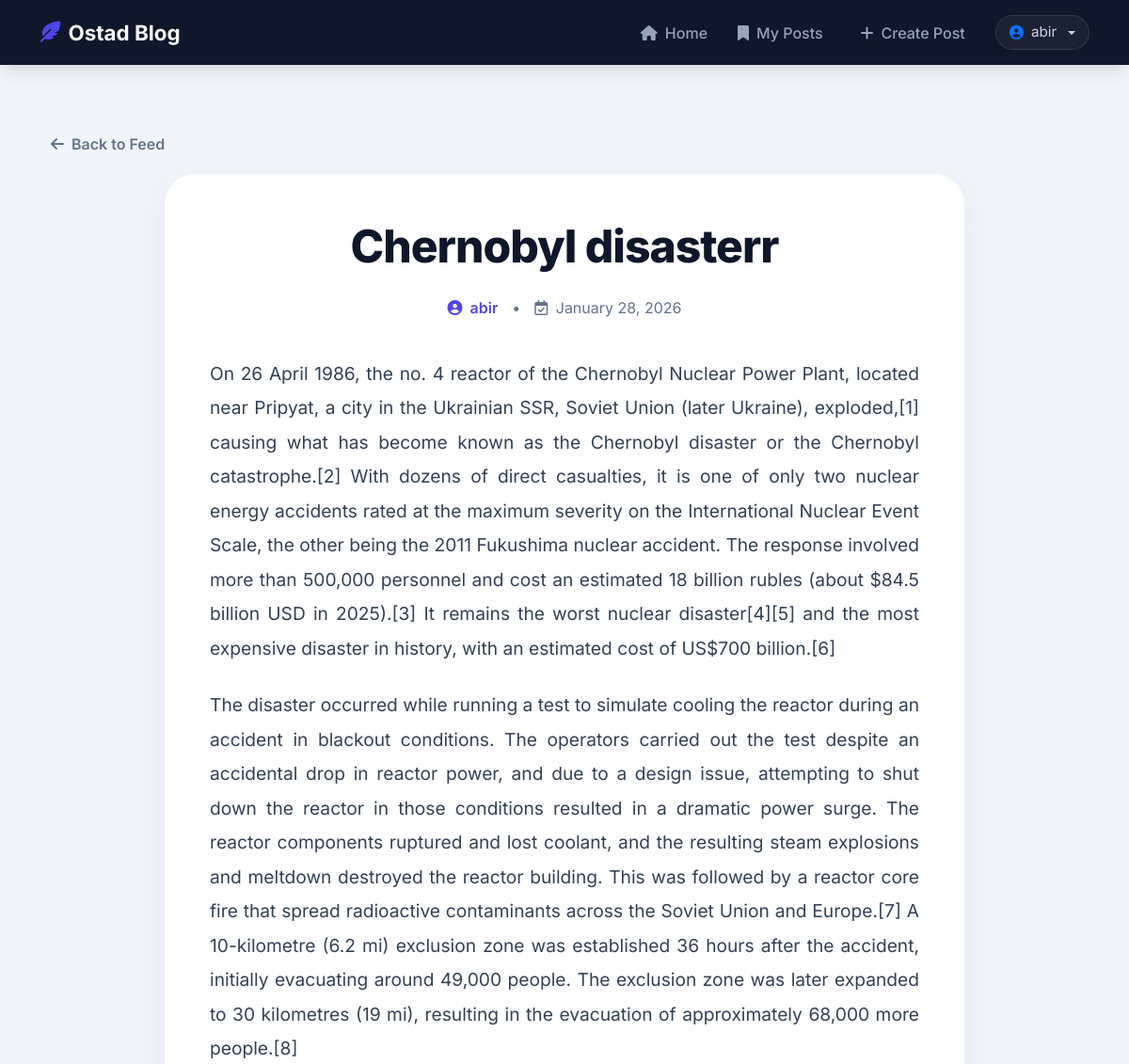
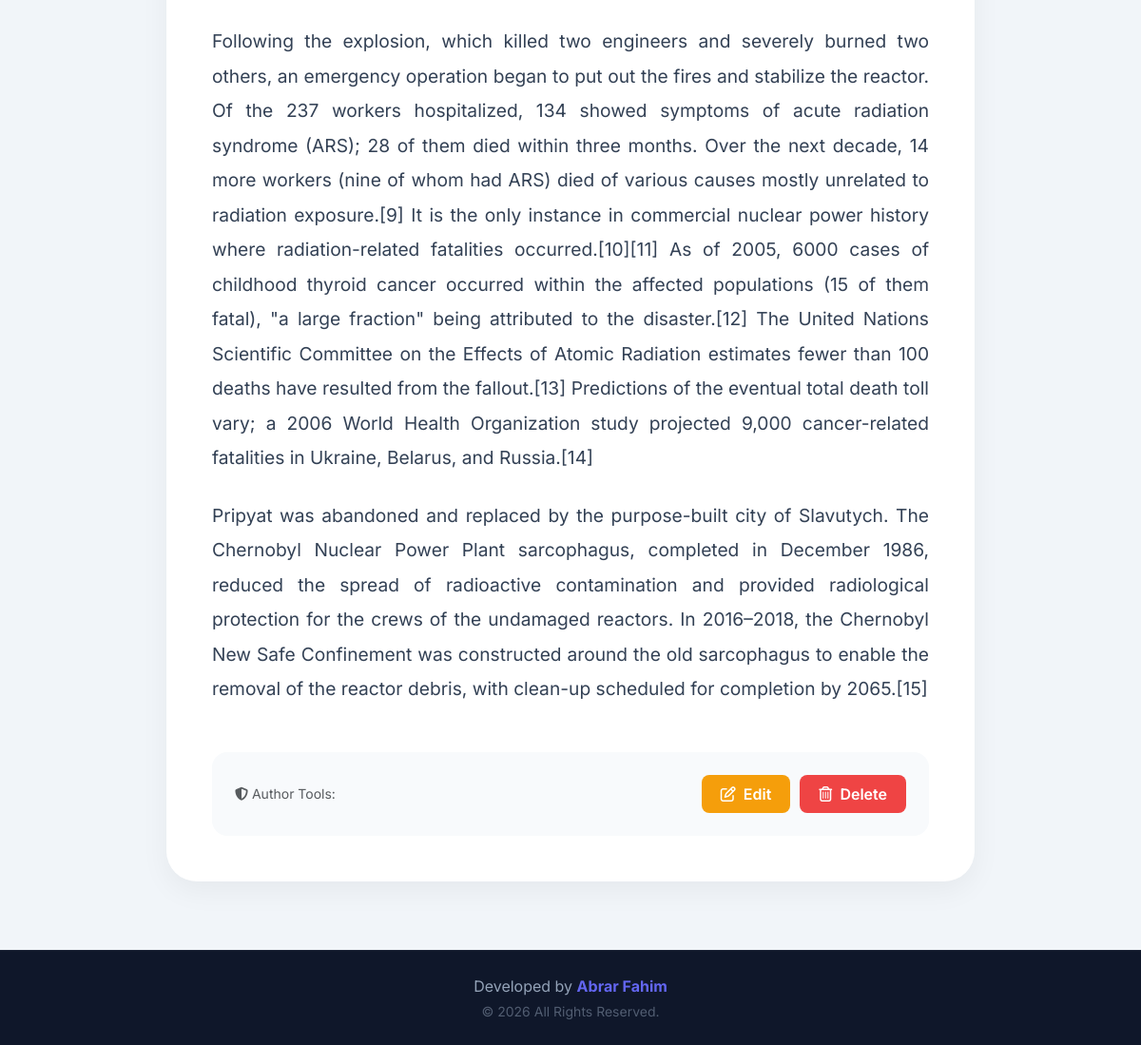
/post/5/ (signed in), run on the app's committed database (2 pictures, top to bottom).
### posts/models.py (models this page shows, shortened)
class Post(models.Model):
    VISIBILITY_CHOICES = [
        ('private', 'Only Me'),
        ('specific', 'Specific Users'),
        ('public', 'Everyone'),
    ]
    title = models.CharField(max_length=200)
    content = models.TextField()
    author = models.ForeignKey(User, on_delete=models.CASCADE)
    created_at = models.DateTimeField(auto_now_add=True)
    updated_at = models.DateTimeField(auto_now=True)
    visibility = models.CharField(max_length=20, choices=VISIBILITY_CHOICES, default='public')
    allowed_users = models.ManyToManyField(User, related_name='shared_posts', blank=True)
    def is_readable_by(self, user):
        if self.visibility == 'public':
            return True

### posts/views.py (the view)
# urls.py: path('post/<int:pk>/', views.post_detail, name='post_detail'),
def post_detail(request, pk):
    post = get_object_or_404(Post, pk=pk)
    if not request.user.is_authenticated:
        if post.visibility != 'public':
            return redirect('login')
    else:
        if not post.is_readable_by(request.user):
            messages.error(request, 'You do not have permission to view this post.')
            return redirect('home')
    return render(request, 'posts/post_detail.html', {'post': post})

### templates/posts/post_detail.html (shortened to what this page needs)
{% extends 'base.html' %}
{% block content %}
<link rel="stylesheet" href="https://cdnjs.cloudflare.com/ajax/libs/animate.css/4.1.1/animate.min.css"/>
<div class="container py-4">
    <a href="{% url 'home' %}" class="back-nav animate__animated animate__fadeInLeft">
        <i class="fa-solid fa-arrow-left"></i> Back to Feed
    </a>
    <article class="article-container animate__animated animate__fadeIn">
        <header class="article-header">
            <h1 class="article-title">{{ post.title }}</h1>
            <div class="article-meta">
                <span class="author-info">
                    <i class="fa-solid fa-circle-user"></i> {{ post.author.username }}
                </span>
                <span>•</span>
                <span><i class="fa-regular fa-calendar-check me-1"></i> {{ post.created_at|date:"F d, Y" }}</span>
            </div>
        </header>
        <div class="article-content">
            {{ post.content|linebreaks }}
        </div>
        {% if post.author == user %}
            <div class="admin-actions">
                <span class="me-auto text-muted small"><i class="fa-solid fa-shield-halved"></i> Author Tools:</span>
                <a href="{% url 'post_edit' post.pk %}" class="btn-edit-modern">
                    <i class="fa-regular fa-pen-to-square me-1"></i> Edit
                </a>
                <button type="button" class="btn-delete-modern detail-delete-btn">
                    <i class="fa-regular fa-trash-can me-1"></i> Delete
                </button>
            </div>
        {% endif %}
    </article>
</div>
{% endblock %}

### templates/base.html (shortened to what this page needs)
<!doctype html>
<html lang="en">
  <head>
    <link href="https://cdn.jsdelivr.net/npm/bootstrap@5.3.0/dist/css/bootstrap.min.css" rel="stylesheet" />
    <link rel="stylesheet" href="https://cdnjs.cloudflare.com/ajax/libs/font-awesome/6.4.0/css/all.min.css" />
  </head>
  <body>
    <div class="content-wrapper">
      <nav class="navbar navbar-expand-lg navbar-dark sticky-top">
        <div class="container">
          <a class="navbar-brand" href="{% url 'home' %}">
            <i class="fa-solid fa-feather-pointed me-2"></i>Ostad Blog
          </a>
          <div class="collapse navbar-collapse" id="navbarNav">
            <ul class="navbar-nav ms-auto align-items-center">
              <li class="nav-item">
                <a class="nav-link" href="{% url 'home' %}"><i class="fa-solid fa-house"></i> Home</a>
              </li>
              {% if user.is_authenticated %}
                <li class="nav-item">
                  <a class="nav-link" href="{% url 'my_posts' %}"><i class="fa-solid fa-bookmark"></i> My Posts</a>
                </li>
                <li class="nav-item">
                  <a class="nav-link btn-create ms-lg-2" href="{% url 'post_create' %}"><i class="fa-solid fa-plus"></i> Create Post</a>
                </li>
                <li class="nav-item ms-lg-3">
                  <div class="dropdown">
                    <span class="user-info d-flex align-items-center gap-2 dropdown-toggle" data-bs-toggle="dropdown" aria-expanded="false">
                      <i class="fa-solid fa-circle-user text-primary"></i> {{ user.username }}
                    </span>
                  </div>
                </li>
              {% endif %}
            </ul>
          </div>
        </div>
      </nav>
      <main class="container py-5">
        {% block content %} {% endblock %}
      </main>
    </div>
    <footer class="simple-footer">
      <div class="container">
        <div class="mb-1">
          Developed by
          <a href="http://www.abrarfahim.xyz" target="_blank" class="my-portfolio-link">Abrar Fahim</a>
        </div>
        <div class="small opacity-50">
          &copy; <span id="year"></span> All Rights Reserved.
        </div>
      </div>
    </footer>
  </body>
</html>

### templates/base.html (style rules this page uses)
:root { --primary-color: #4f46e5; --primary-hover: #4338ca; --dark-bg: #0f172a; --text-light: #f8fafc; --danger-color: #ef4444; }
html, body { height: 100%; margin: 0; }
body { display: flex; flex-direction: column; min-height: 100vh; font-family: "Inter", sans-serif; background-color: #f1f5f9; color: #1e293b; }
.content-wrapper { flex: 1 0 auto; display: flex; flex-direction: column; }
main.container { flex: 1; }
.navbar { background-color: var(--dark-bg) !important; padding: 0.8rem 0; box-shadow: 0 10px 15px -3px rgba(0, 0, 0, 0.1); }
.navbar-brand { font-weight: 700; font-size: 1.4rem; color: var(--text-light) !important; display: flex; align-items: center; }
.navbar-brand i { color: var(--primary-color); }
.nav-link { color: #94a3b8 !important; font-weight: 500; padding: 0.5rem 1rem !important; transition: 0.3s; display: flex; align-items: center; gap: 8px; }
.user-info { color: #cbd5e1; font-size: 0.95rem; background: rgba(255, 255, 255, 0.05); padding: 6px 14px; border-radius: 50px; border: 1px solid rgba(255, 255, 255, 0.1); cursor: pointer; transition: all 0.3s ease; position: relative; }
.simple-footer { flex-shrink: 0; background: var(--dark-bg); padding: 25px 0; border-top: 1px solid rgba(255, 255, 255, 0.05); text-align: center; color: #94a3b8; }
.my-portfolio-link { color: #6366f1; text-decoration: none; font-weight: 700; transition: 0.3s; border-bottom: 2px solid transparent; }

### templates/posts/post_detail.html (style rules this page uses)
.article-container { max-width: 850px; margin: 0 auto; background: white; padding: 3rem; border-radius: 2rem; box-shadow: 0 10px 30px rgba(0, 0, 0, 0.05); }
.article-header { margin-bottom: 2.5rem; text-align: center; }
.article-title { font-size: 3rem; font-weight: 800; color: #0f172a; line-height: 1.2; margin-bottom: 1.5rem; letter-spacing: -1px; }
.article-meta { display: flex; align-items: center; justify-content: center; gap: 15px; color: #64748b; font-size: 1rem; }
.author-info { display: flex; align-items: center; gap: 8px; font-weight: 600; color: #4f46e5; }
.article-content { font-size: 1.2rem; line-height: 1.9; color: #334155; text-align: justify; }
.article-content p { margin-bottom: 1.5rem; }
.admin-actions { background: #f8fafc; padding: 1.5rem; border-radius: 1rem; display: flex; gap: 10px; align-items: center; margin-top: 3rem; }
.btn-edit-modern { background: #f59e0b; color: white; border: none; padding: 8px 20px; border-radius: 8px; font-weight: 600; text-decoration: none; transition: 0.3s; }
.btn-delete-modern { background: #ef4444; color: white; border: none; padding: 8px 20px; border-radius: 8px; font-weight: 600; transition: 0.3s; }
.back-nav { display: inline-flex; align-items: center; gap: 8px; margin-bottom: 20px; color: #64748b; text-decoration: none; font-weight: 600; transition: 0.3s; }

### data on the page
Post: title "Chernobyl disasterr", author.username "abir", created_at "January 28, 2026", content "On 26 April 1986, the no. 4 reactor of the Chernobyl Nuclear Power Plant, located near Pripyat, a city in the Ukrainian SSR, Soviet Union (later Ukraine), exploded,[1] causing what has become known as the Chernobyl disaster or the Chernobyl catastrophe.[2] With dozens of direct casualties, it is one of only two nuclear energy accidents rated at the maximum severity on the International Nuclear Event Scale, the other being the 2011 Fukushima nuclear accident. The response involved more than 500,000 personnel and cost an estimated 18 billion rubles (about $84.5 billion USD in 2025).[3] It remains the worst nuclear disaster[4][5] and the most expensive disaster in history, with an estimated…"

### other printed values
{{ user.username }} "abir"
